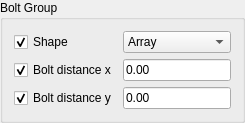
        <widget class="QGroupBox" name="groupBox_2">
         <property name="title">
          <string>Bolt Group</string>
         </property>
         <layout class="QGridLayout" name="gridLayout_3">
          <item row="1" column="1">
           <widget class="QLineEdit" name="lineEditBoltDistanceX">
            <property name="text">
             <string notr="true">0.00</string>
            </property>
            <property name="objectProperty" stdset="0">
             <string notr="true">BoltDistanceX</string>
            </property>
            <property name="widgetAction" stdset="0">
             <string notr="true"/>
            </property>
            <property name="objectPropertyValue" stdset="0">
             <string/>
            </property>
           </widget>
          </item>
          <item row="2" column="0">
           <widget class="QCheckBox" name="checkBoxToggleBoltDistanceY">
            <property name="text">
             <string>Bolt distance y</string>
            </property>
            <property name="checked">
             <bool>true</bool>
            </property>
            <property name="objectProperty" stdset="0">
             <string notr="true">BoltDistanceY</string>
            </property>
            <property name="widgetAction" stdset="0">
             <string notr="true">toggleModifyProperty</string>
            </property>
           </widget>
          </item>
          <item row="2" column="1">
           <widget class="QLineEdit" name="lineEditBoltDistanceY">
            <property name="text">
             <string notr="true">0.00</string>
            </property>
            <property name="objectProperty" stdset="0">
             <string notr="true">BoltDistanceY</string>
            </property>
            <property name="widgetAction" stdset="0">
             <string notr="true"/>
            </property>
            <property name="objectPropertyValue" stdset="0">
             <string/>
            </property>
           </widget>
          </item>
          <item row="0" column="0">
           <widget class="QCheckBox" name="checkBoxToggleBoltGroupShape">
            <property name="text">
             <string>Shape</string>
            </property>
            <property name="checked">
             <bool>true</bool>
            </property>
            <property name="objectProperty" stdset="0">
             <string notr="true">BoltGroupShape</string>
            </property>
            <property name="widgetAction" stdset="0">
             <string notr="true">toggleModifyProperty</string>
            </property>
           </widget>
          </item>
          <item row="0" column="1">
           <widget class="QComboBox" name="comboBoxBoltGroupShape">
            <property name="sizePolicy">
             <sizepolicy hsizetype="Preferred" vsizetype="Fixed">
              <horstretch>1</horstretch>
              <verstretch>0</verstretch>
             </sizepolicy>
            </property>
            <property name="currentText">
             <string>Array</string>
            </property>
            <property name="currentIndex">
             <number>0</number>
            </property>
            <property name="objectProperty" stdset="0">
             <string notr="true">BoltGroupShape</string>
            </property>
            <property name="widgetAction" stdset="0">
             <string notr="true"/>
            </property>
            <item>
             <property name="text">
              <string>Array</string>
             </property>
            </item>
            <item>
             <property name="text">
              <string>Circle</string>
             </property>
            </item>
            <item>
             <property name="text">
              <string>xy list</string>
             </property>
            </item>
           </widget>
          </item>
          <item row="1" column="0">
           <widget class="QCheckBox" name="checkBoxToggleBoltDistanceX">
            <property name="text">
             <string>Bolt distance x</string>
            </property>
            <property name="checked">
             <bool>true</bool>
            </property>
            <property name="objectProperty" stdset="0">
             <string notr="true">BoltDistanceX</string>
            </property>
            <property name="widgetAction" stdset="0">
             <string notr="true">toggleModifyProperty</string>
            </property>
           </widget>
          </item>
         </layout>
        </widget>
